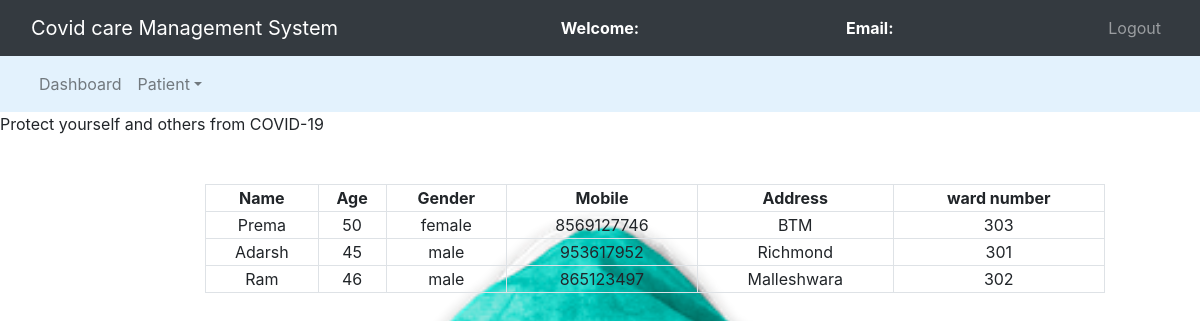
Screenshot of /admin/doclist.php with the database file from the repository.
### tables this page shows
CREATE TABLE `doctor` (
  `did` int(10) NOT NULL,
  `name` varchar(30) NOT NULL,
  `age` int(10) NOT NULL,
  `gender` varchar(10) NOT NULL,
  `mobile` varchar(30) NOT NULL,
  `address` varchar(30) NOT NULL,
  `wardno` int(10) NOT NULL
);

### admin/doclist.php (the view, shortened to what this page needs)
<?php
	$connection = mysqli_connect("localhost","root","");
	$query = "select * from doctor";
?>
<!DOCTYPE html>
<html lang="en" dir="ltr">
  <head>
    <link rel="stylesheet" href="https://stackpath.bootstrapcdn.com/bootstrap/4.1.3/css/bootstrap.min.css">
  </head>
  <body>
    <nav class="navbar navbar-expand-lg navbar-dark bg-dark">
		<div class="container-fluid">
			<div class="navbar-header">
				<a class="navbar-brand" href="index.php">Covid care Management System</a>
			</div>
      <font style="color: white"><span><strong>Welcome: <?php echo $_SESSION['name'];?></strong></span></font>
			<font style="color: white"><span><strong>Email: <?php echo $_SESSION['email'];?></strong></span></font>
			<ul class="nav navbar-nav navbar-right">
        <li class="nav-item"><a class="nav-link" href="logout.php">Logout</a></li>
			</ul>
		</div>
	</nav>
	<nav class="navbar navbar-expand-lg navbar-light" style="background-color: #e3f2fd">
	<div class="container-fluid">
		<ul class="nav navbar-nav navbar-center">
			<li class="nav-item">
				<a href="admin_dashboard.php" class="nav-link">Dashboard</a>
				<li class="nav-item dropdown">
				<a class="nav-link dropdown-toggle" data-toggle="dropdown">Patient</a>
			</li>
		</li>
	</ul>
</div>
</nav>
  <span><marquee>Protect yourself and others from COVID-19</marquee></span><br><br>
  <div class="row">
	<div class="col-md-2"></div>
	<div class="col-md-8">
		<form>
			<table class="table-bordered" width="900px" style="text-align: center">
				<tr>
					<th>Name</th>
          <th>Age</th>
          <th>Gender</th>
					<th>Mobile</th>
					<th>Address</th>
					<th>ward number</th>
				</tr>
				<?php
					$query_run = mysqli_query($connection,$query);
					while($row = mysqli_fetch_assoc($query_run)){
            $name = $row['name'];
            $age = $row['age'];
            $gender = $row['gender'];
						$mobile = $row['mobile'];
						$address = $row['address'];
						$wardno = $row['wardno'];
				?>
						<tr>
              <td><?php echo $name;?></td>
              <td><?php echo $age;?></td>
              <td><?php echo $gender;?></td>
              <td><?php echo $mobile;?></td>
              <td><?php echo $address;?></td>
							<td><?php echo $wardno;?></td>
            </tr>
						<?php
					}
				?>
			</table>
		</form>
	</div>
	<div class="col-md-2"></div>
</div>
  </body>
</html>

### admin/doclist.php (style rules this page uses)
body { background-image: url(c5.webp); background-repeat: no-no-repeat; background-size: cover; background-position: center center; background-attachment: fixed; }

### rows the page displays
doctor: name "Prema", age "50", gender "female", mobile "8569127746", address "BTM", wardno "303"
doctor: name "Adarsh", age "45", gender "male", mobile "953617952", address "Richmond", wardno "301"
doctor: name "Ram", age "46", gender "male", mobile "865123497", address "Malleshwara", wardno "302"
